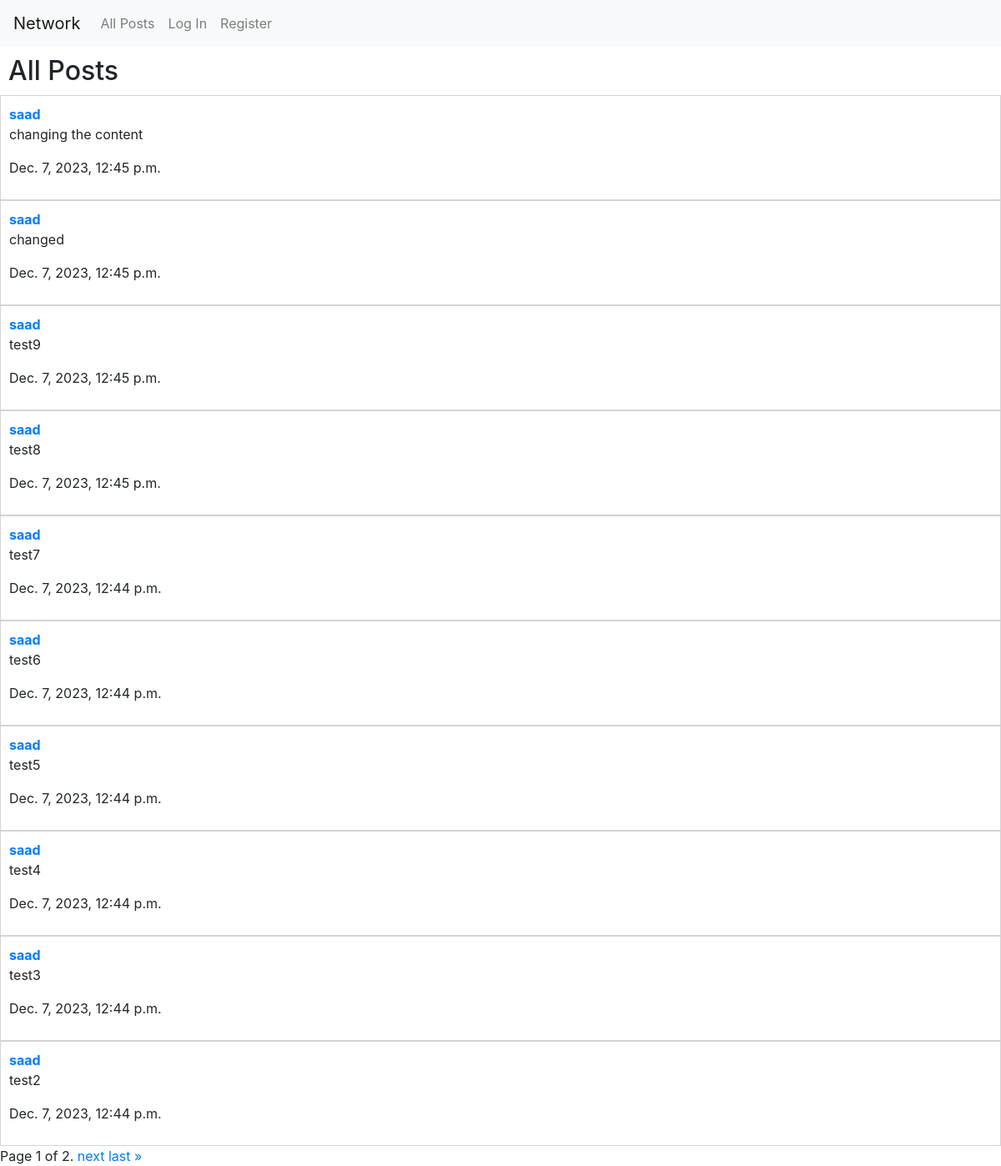
Before: / with the older database file.
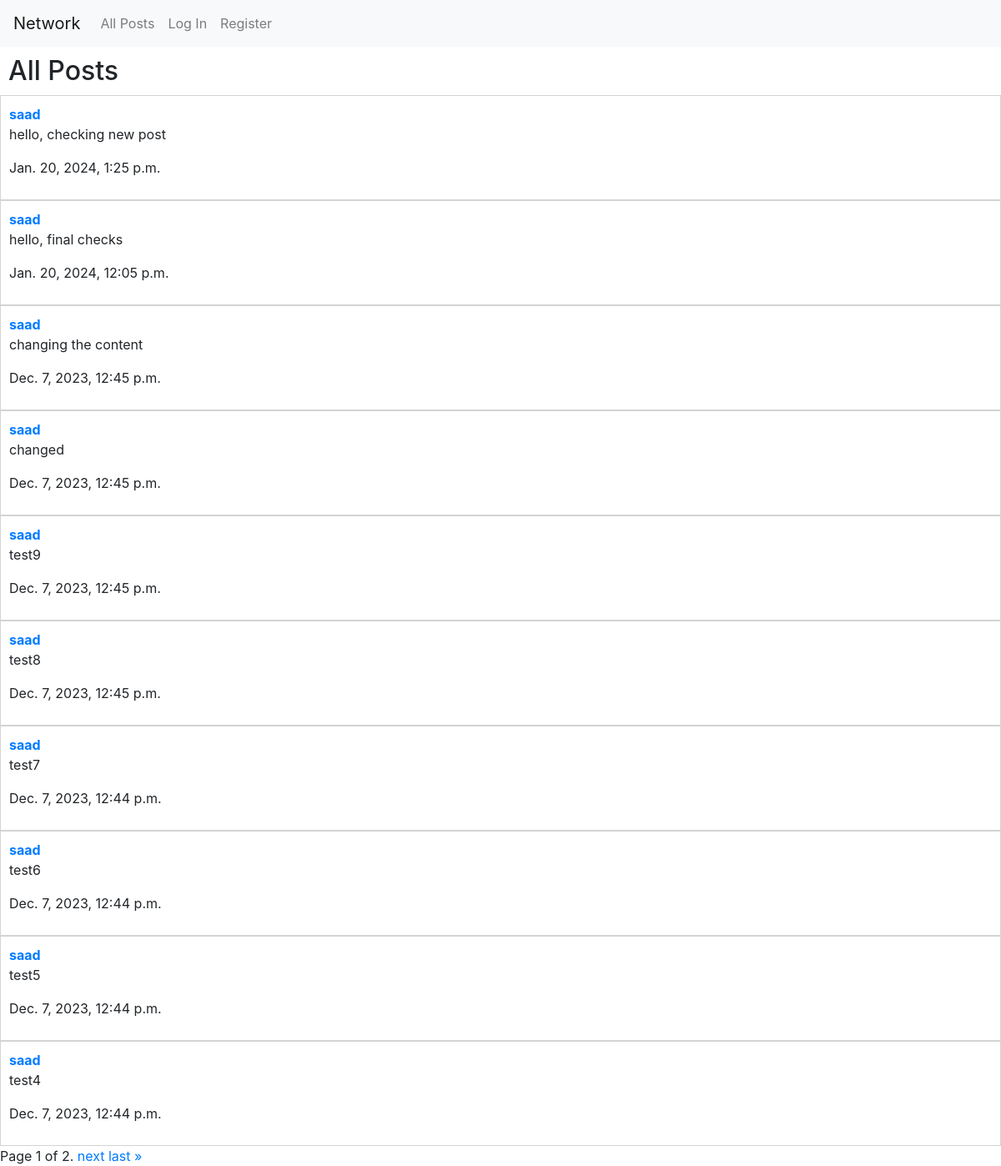
After: the same page with the newer database file.
### network/models.py (models this page shows)
class Post(models.Model):
    text = models.TextField()
    user = models.ForeignKey(User, on_delete=models.CASCADE, related_name="posts")
    timestamp = models.DateTimeField(auto_now_add=True)

class User(AbstractUser):
    pass

### network/views.py (the view, shortened to what this page needs)
# urls.py: path("", views.index, name="index"),
def index(request):
    posts = Post.objects.all().order_by('-timestamp')
    paginator = Paginator(posts, 10)
    page_no = request.GET.get('page')
    page_obj = paginator.get_page(page_no)
    return render(request, "network/index.html", {
        "page_obj": page_obj
    })

### network/templates/network/index.html (shortened to what this page needs)
{% extends "network/layout.html" %}
{% load custom_filters %}
{% block body %}
    <h2 class="heading">All Posts</h2>
    <div class="posts">
        {% for post in page_obj %}
        <div class="post">
            <div class="post__username">
                <strong><a href="{% url 'profile' post.user.username %}">{{ post.user.username }}</a></strong>
            </div>
            <div class="post__details" id="{{ post.id }}">
                <p>{{ post.text }}</p>
                <p>{{ post.timestamp }}</p>
            </div>
        </div>
        {% endfor %}
        <div class="pagination">
            <span class="step-links">
                <span class="current">
                    Page {{ page_obj.number }} of {{ page_obj.paginator.num_pages }}.
                </span>
                {% if page_obj.has_next %}
                    <a href="?page={{ page_obj.next_page_number }}">next</a>
                    <a href="?page={{ page_obj.paginator.num_pages }}">last &raquo;</a>
                {% endif %}
            </span>
        </div>
    </div>
{% endblock %}

Changed rows visible on the page:
no longer on this page (row unchanged): Post: user.username "saad", text "test3", timestamp "Dec. 7, 2023, 12:44 p.m."
no longer on this page (row unchanged): Post: user.username "saad", text "test2", timestamp "Dec. 7, 2023, 12:44 p.m."
added Post: user.username "saad", text "hello, checking new post", timestamp "Jan. 20, 2024, 1:25 p.m."
added Post: user.username "saad", text "hello, final checks", timestamp "Jan. 20, 2024, 12:05 p.m."
